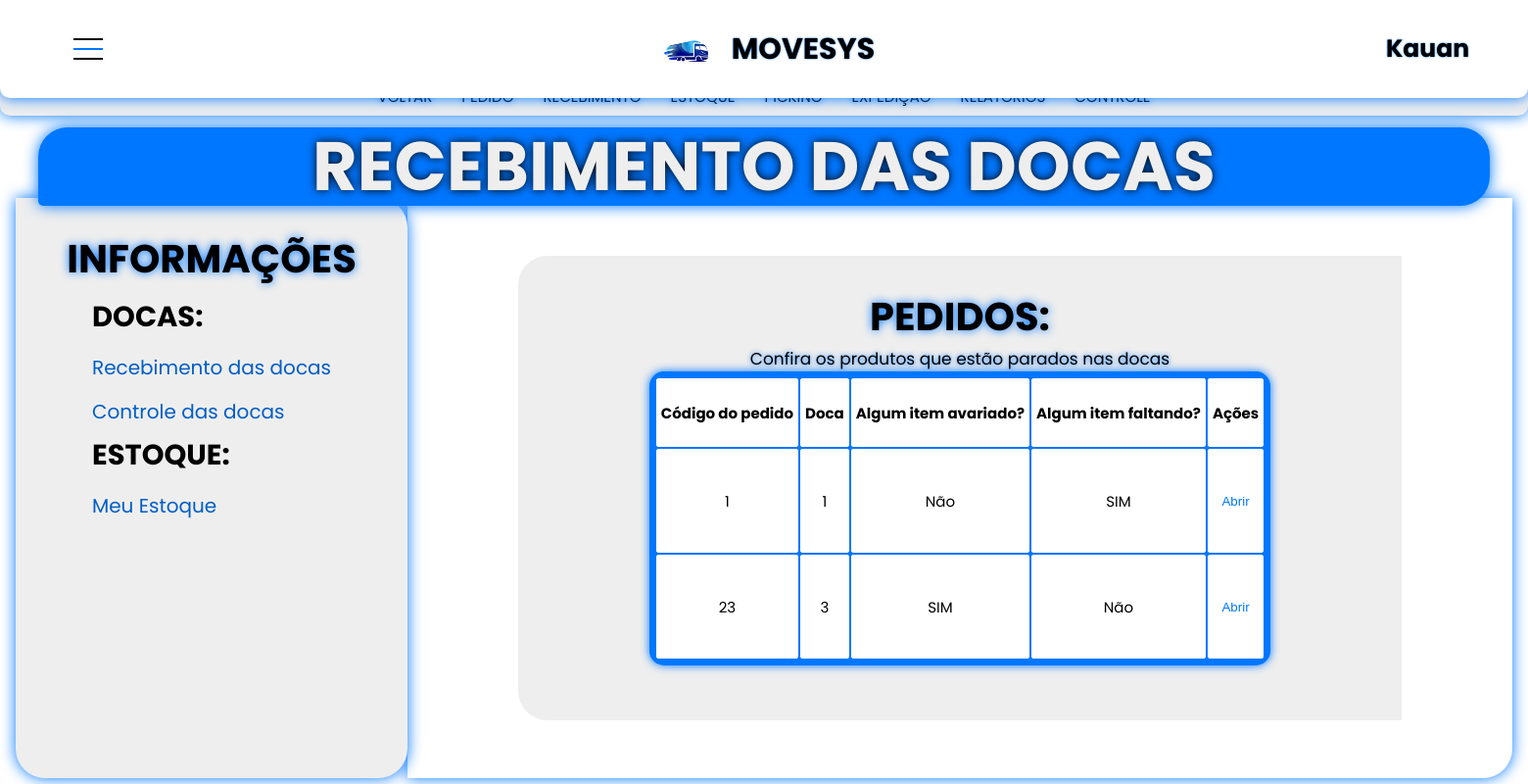
Before: /Paginas/recebimentodoca.php (signed in) with the older database file.
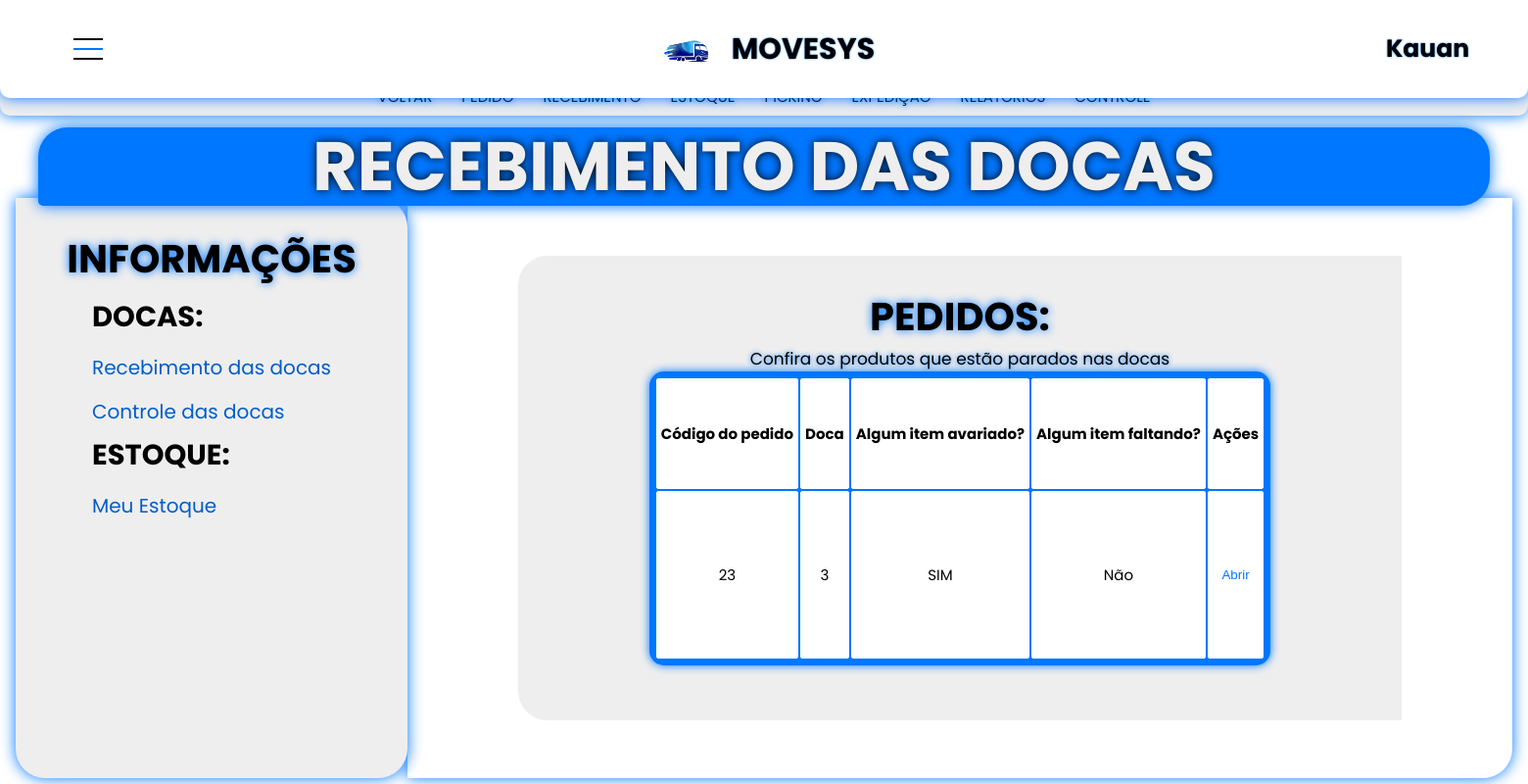
After: the same page with the newer database file.
### tables this page shows
CREATE TABLE `docas` (
  `cod_doca` int(11) NOT NULL,
  `posicao` varchar(5) NOT NULL,
  `id_pedido` int(11) NOT NULL,
  `codTurma` varchar(255) NOT NULL
);

CREATE TABLE `pedido` (
  `id_pedido` int(11) NOT NULL,
  `cod_pedido` int(11) NOT NULL,
  `DataVenda` datetime NOT NULL,
  `ValorTotal` double NOT NULL,
  `CNPJEmitente` varchar(65) NOT NULL,
  `CNPJ_Destinatario` varchar(64) NOT NULL,
  `CNPJ_Transportadora` varchar(65) NOT NULL,
  `Situacao` varchar(255) NOT NULL,
  `InformacaoAdicional` varchar(255) NOT NULL,
  `codTurma` varchar(255) NOT NULL
);

CREATE TABLE `itenspedido` (
  `cod_itenPedido` int(11) NOT NULL,
  `cod_produto` int(11) NOT NULL,
  `cod_pedido` int(11) NOT NULL,
  `Quantidade` int(11) NOT NULL,
  `Quantidade_doca` int(11) NOT NULL,
  `PosicaoPrevia` varchar(5) NOT NULL,
  `ValorUnitario` double NOT NULL,
  `ValorTotal` double NOT NULL,
  `Avariado` tinyint(1) NOT NULL,
  `Faltando` tinyint(1) NOT NULL,
  `VistoriaConcluida` tinyint(1) NOT NULL,
  `codTurma` varchar(255) NOT NULL
);

### Paginas/recebimentodoca.php (the view, shortened to what the changed rows need)
<!DOCTYPE html>
<html lang="pt-br">
<head>
    <link rel="stylesheet" href="../css/menuhorizontal.css"/>
    <link rel="stylesheet" href="../css/controle.css"/>
</head>
<body>
<?php
if (empty($_SESSION['nome'])){
    header('Location: sair.php');
    exit();
} else {
    echo '
    <header>
        <div class="container">
            <div class="main-horizontal">
                <ul class="ul-main">
                    <li class="li-main">
                        <div class="teste">
                        <div class="juntos">
                            <h1>MOVESYS</h1>
                        </div>
                        <h2>'.htmlspecialchars($_SESSION['nome']).'</h2>
                    </div>
                    </li>
                </ul>
            </div>
        </div>
    </header>
    <main>
        <div class="container-prin">
            <div class="criar-pedido-container">
                <div class="info-total">
                    <div class="criar-pedido">
                        <div class="criar-pedidos-container">
                            <div class="options-pedido">
                                <div class="produtos-pedido">
                                    <h4>PEDIDOS:</h4>';
    $hostname = "127.0.0.1";
    $user = "root";
    $password = "";
    $database = "logistica";
    $conexao = new mysqli($hostname, $user, $password, $database);
    $codTurma = $conexao->real_escape_string($_SESSION['codTurma']);
    $sql = "SELECT * FROM pedido WHERE codTurma ='$codTurma' AND Situacao = 'Nas docas'";
    $executar = $conexao->query($sql);
    if($executar && $executar->num_rows > 0){
        echo "<div class='main'>
                <div class='tablebox'>
                    <h7>Confira os produtos que estão parados nas docas</h7>
                    <table class='tabela'>
                        <tr>
                            <th>Código do pedido</th>
                            <th>Doca</th>
                            <th>Algum item avariado?</th>
                            <th>Algum item faltando?</th>
                            <th>Ações</th>
                        </tr>";
        while($row = $executar->fetch_assoc()){
            $idpedidos = $conexao->real_escape_string($row['id_pedido']);
            $cod_pedido = $conexao->real_escape_string($row['cod_pedido']);
            $sql = "SELECT * FROM itenspedido WHERE codTurma ='$codTurma' AND cod_pedido = '$idpedidos'";
            $execute = $conexao->query($sql);
            if($execute && $execute->num_rows > 0){
                $row = $execute->fetch_assoc();
                $faltando = $conexao->real_escape_string($row['Faltando']);
                $avariado = $conexao->real_escape_string($row['Avariado']);
                if($avariado == 1 && $faltando == 0){
                    $Avariado = 'SIM';
                    $Faltando = 'Não';
                } elseif($faltando == 1 && $avariado == 0){
                    $Faltando = 'SIM';
                    $Avariado = 'Não';
                } elseif($avariado == 1 && $faltando == 1){
                    $Avariado = 'SIM';
                    $Faltando = 'SIM';
                } else{
                    $Avariado = 'Não';
                    $Faltando = 'Não';
                }
            }
            $sqlDoca = "SELECT * FROM docas WHERE codTurma ='$codTurma' AND id_pedido = '$idpedidos'";
            $executeDoca = $conexao->query($sqlDoca);
            if($executeDoca && $executeDoca->num_rows > 0){
                while($rowDoca = $executeDoca->fetch_assoc()){
                    echo '<tr>
                            <td>' . $cod_pedido . '</td>
                            <td>' . htmlspecialchars($rowDoca['posicao']) . '</td>
                            <td>' . $Avariado . '</td>
                            <td>' . $Faltando . '</td>
                            <td>
                                <form action="controledoca.php" method="POST">
                                    <input type="hidden" name="id_pedido" value="' . htmlspecialchars($idpedidos) . '">
                                    <input type="hidden" name="posicao_doca" value="' . htmlspecialchars($rowDoca['posicao']) . '">
                                    <input type="submit" name="DesignarProdutos" value="Abrir" style="display: block;" id="abrir">
                                </form>
                            </td>
                        </tr>';
                }
            } else {
                echo 'Nenhuma doca encontrada para o pedido ' . $cod_pedido . '';
            }
        }
        echo '</table>
            </div>
        </div>';
    } else {
        echo 'Nenhum pedido encontrado nas docas';
    }
    echo '
                </div>
            </div>
        </div>
    </main>';
} ?>
</body>
</html>

Changed rows visible on the page:
no longer on this page (row unchanged): docas: id_pedido.cod_pedido "1", posicao "1"
no longer on this page (row edited): itenspedido: Avariado "Não", Faltando "SIM"
